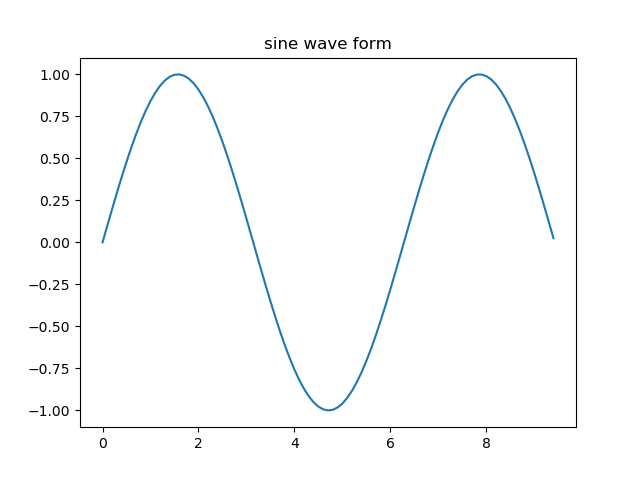

This chart was generated by the following Python code:
import numpy as np 
import matplotlib.pyplot as plt  

# Compute the x and y coordinates for points on a sine curve 
x = np.arange(0, 3 * np.pi, 0.1) 
y = np.sin(x) 
plt.title("sine wave form") 

print("ok ok ok ok")

# Plot the points using matplotlib 
plt.plot(x, y) 
plt.savefig("data/test.png")
plt.show() 